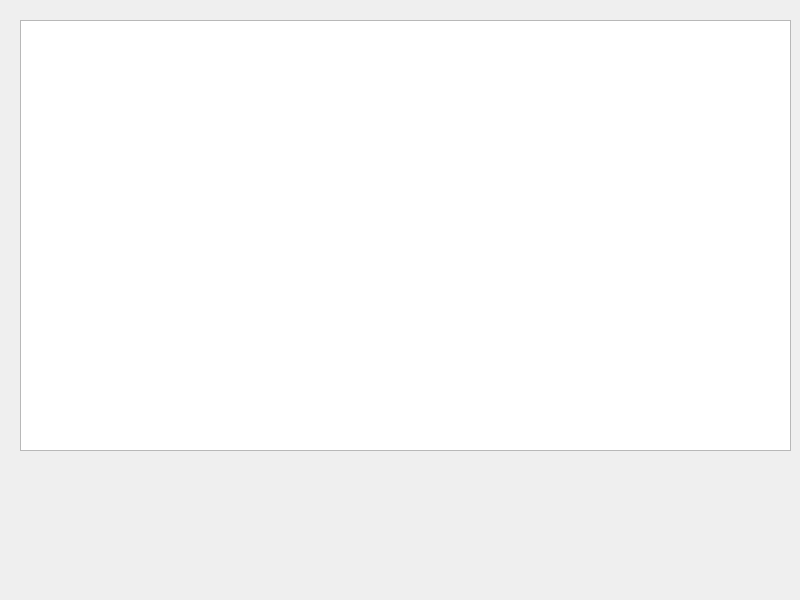
<?xml version="1.0" encoding="UTF-8"?>
<ui version="4.0">
 <class>Window</class>
 <widget class="QDialog" name="Window">
  <property name="geometry">
   <rect>
    <x>0</x>
    <y>0</y>
    <width>800</width>
    <height>600</height>
   </rect>
  </property>
  <property name="windowTitle">
   <string>Window</string>
  </property>
  <widget class="QTableView" name="tableView">
   <property name="geometry">
    <rect>
     <x>20</x>
     <y>20</y>
     <width>771</width>
     <height>431</height>
    </rect>
   </property>
   <attribute name="horizontalHeaderDefaultSectionSize">
    <number>350</number>
   </attribute>
   <attribute name="horizontalHeaderStretchLastSection">
    <bool>true</bool>
   </attribute>
  </widget>
 </widget>
 <resources/>
 <connections/>
</ui>
